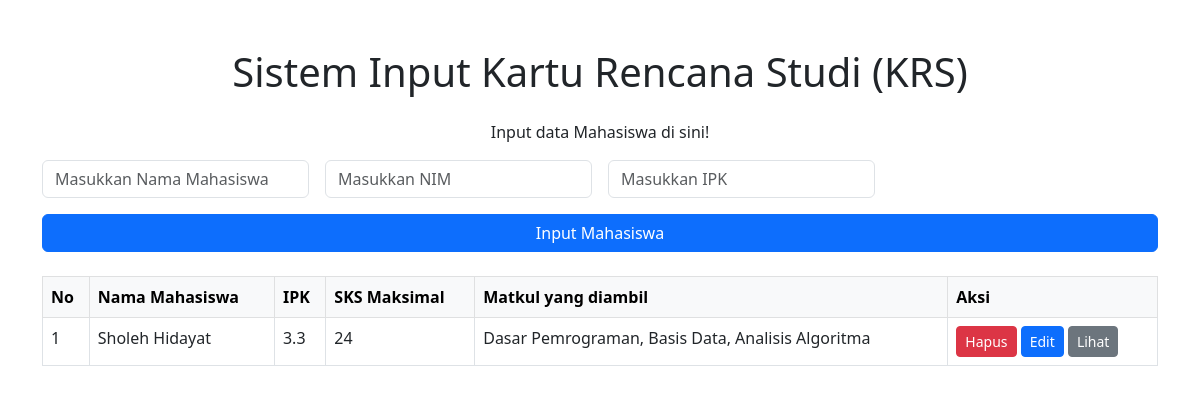
The page / on the database its author committed.
### tables this page shows
CREATE TABLE `inputmhs` (
  `id` int(11) NOT NULL,
  `nim` varchar(20) NOT NULL,
  `nama` varchar(100) NOT NULL,
  `ipk` float NOT NULL
);

### index.php (the view, shortened to what this page needs)
<?php include 'koneksi.php'; ?>
<!DOCTYPE html>
<html lang="en">
<head>
    <link rel="stylesheet" href="https://cdn.jsdelivr.net/npm/bootstrap@5.3.0-alpha1/dist/css/bootstrap.min.css">
</head>
<body>
    <div class="container mt-5">
        <h1 class="text-center mb-4">Sistem Input Kartu Rencana Studi (KRS)</h1>
        <p class="text-center">Input data Mahasiswa di sini!</p>
        <form id="inputMahasiswa" method="POST" action="process.php" class="row g-3 mb-4">
            <div class="col-md-3">
                <input type="text" class="form-control" id="nama" name="nama" placeholder="Masukkan Nama Mahasiswa" required>
            </div>
            <div class="col-md-3">
                <input type="text" class="form-control" id="nim" name="nim" placeholder="Masukkan NIM" required>
            </div>
            <div class="col-md-3">
                <input type="number" step="0.01" class="form-control" id="ipk" name="ipk" placeholder="Masukkan IPK" required>
            </div>
            <div class="col-12 text-center mt-3">
                <button type="submit" class="btn btn-primary w-100">Input Mahasiswa</button>
            </div>
        </form>
        <table class="table table-bordered">
            <thead class="table-light">
                <tr>
                    <th>No</th>
                    <th>Nama Mahasiswa</th>
                    <th>IPK</th>
                    <th>SKS Maksimal</th>
                    <th>Matkul yang diambil</th>
                    <th>Aksi</th>
                </tr>
            </thead>
            <tbody>
    <?php
    $sql = "SELECT i.*,
            (SELECT GROUP_CONCAT(m.matakuliah SEPARATOR ', ')
             FROM jwl_mhs j
             JOIN jwl_matakuliah m ON j.matakuliah_id = m.id
             WHERE j.mhs_id = i.id) as mata_kuliah
            FROM inputmhs i";
    $result = $conn->query($sql);
    if ($result->num_rows > 0) {
        $no = 1;
        while ($row = $result->fetch_assoc()) {
            $sks_maksimal = ($row['ipk'] >= 3) ? 24 : 20;
            $mata_kuliah = $row['mata_kuliah'] ? $row['mata_kuliah'] : '-';
            echo "<tr>
                    <td>{$no}</td>
                    <td>{$row['nama']}</td>
                    <td>{$row['ipk']}</td>
                    <td>{$sks_maksimal}</td>
                    <td>{$mata_kuliah}</td>
                    <td>
                        <a href='delete.php?id={$row['id']}' class='btn btn-danger btn-sm'>Hapus</a>
                        <a href='edit.php?nim={$row['nim']}' class='btn btn-primary btn-sm'>Edit</a>
                        <a href='view.php?id={$row['id']}' class='btn btn-secondary btn-sm'>Lihat</a>
                    </td>
                  </tr>";
            $no++;
        }
    } else {
        echo "<tr><td colspan='6' class='text-center'>Tidak ada data</td></tr>";
    }
    ?>
</tbody>
        </table>
    </div>
</body>
</html>

### rows shown on the page
inputmhs: nama "Sholeh Hidayat", ipk "3.3", ipk "24", mata_kuliah "Dasar Pemrograman, Basis Data, Analisis Algoritma"
